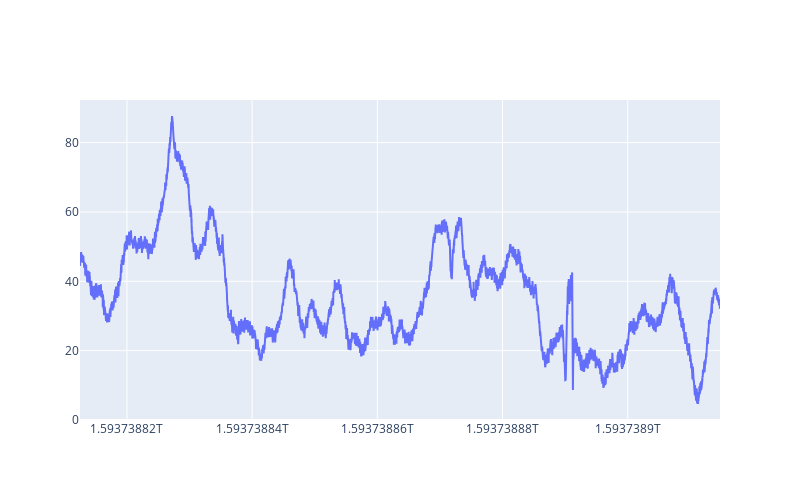

This figure's notebook cell:
### Code cell
fig = go.Figure()
mag_df = pvloader.sensor_df[['time','magx', 'magy', 'magz']]
mag_norm = np.sqrt(mag_df['magx']**2 + mag_df['magy']**2 + mag_df['magz']**2)
fig.add_trace(go.Scatter(x=mag_df['time'], y=mag_norm, name="mag norm"))
fig.add_trace(go.Scatter(x=mag_df['time'], y=mag_norm, name="mag norm"))
fig.update_layout(
    width = 800,
    height = 500
)
fig.show()

### Figure 1 — Plotly figure (JSON) as saved in the notebook; plotly's stock layout.template omitted (floating-point values rounded to 4 significant figures; data arrays with more than 128 entries replaced by an {"elided": "..."} marker saying what was removed)
{"data": [{"name": "mag norm", "type": "scatter", "x": {"elided": "5113 int values"}, "y": {"elided": "5113 float values"}}], "layout": {"height": 500, "width": 800}}
